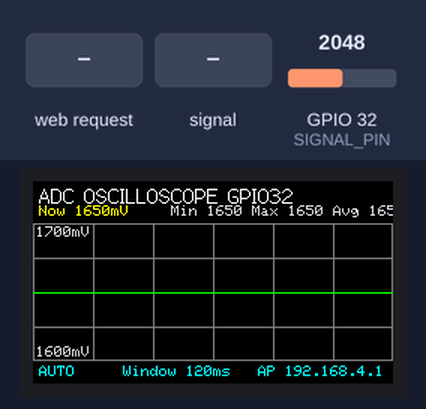
Simulated run of this sketch. Board: ESP32. On the bench: 240×135 colour display. Inputs (shaded band) come from the test bench; at power-on: GPIO 32 (SIGNAL_PIN) = 2048 (analog values on the 0–4095 scale). What the sketch prints to the serial monitor is not drawn.

Above: at 1.6 s.
1.7 s: HTTP request GET /set?autoscale=0 received
At 3.0 s:
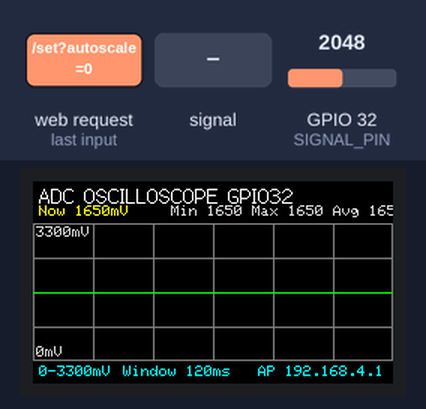
3.4 s: GPIO 32 (SIGNAL_PIN) fed a 200 Hz sine of ±327 counts around its level
At 4.06 s:
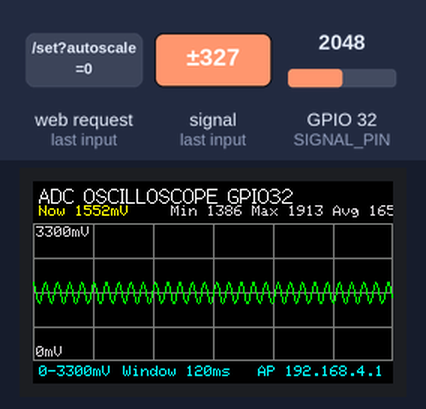
5.2 s: GPIO 32 (SIGNAL_PIN) set to 2866
At 6.3 s:
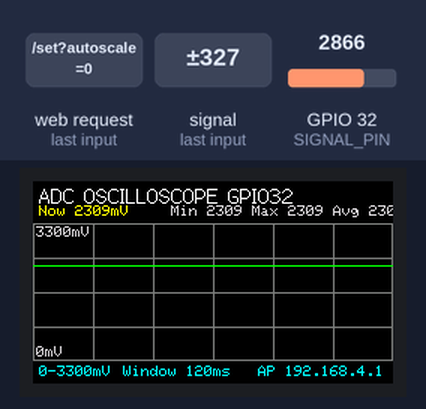
6.9 s: GPIO 32 (SIGNAL_PIN) fed a 1000 Hz sine of ±1023 counts around its level
At 7.55 s:
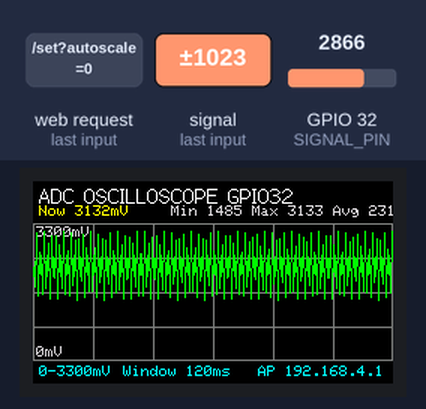
8.7 s: GPIO 32 (SIGNAL_PIN) set to 3340
At 9.7 s:
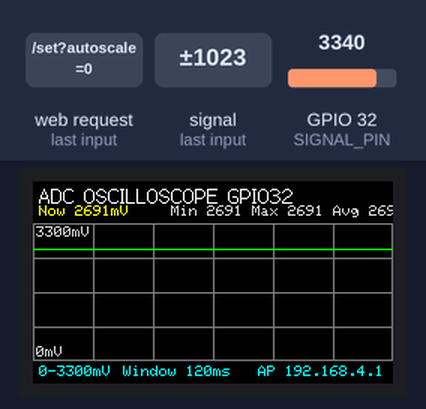
10.4 s: HTTP request GET /set?autoscale=1 received
At 11.7 s:
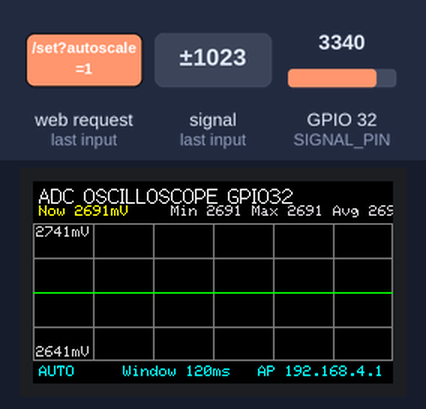
Timing chart, 0 to 13.2 s (numbered marks = the images above; inputs shaded):
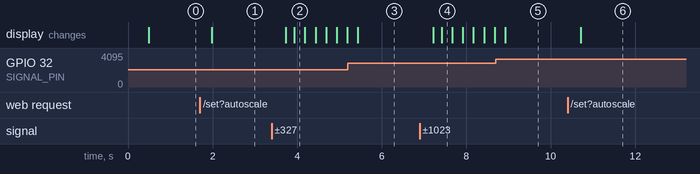

Measured:
- after the input at 1.7 s, the display: changes after 0.28 s (image 1)
- after the input at 3.4 s, the display: first changes after 0.33 s (image 2 shows a later state)
- after the input at 6.9 s, the display: first changes after 0.32 s (image 4 shows a later state)
- after the input at 10.4 s, the display: changes after 0.31 s (image 6)

The sketch:

pulseReader.ino.ino
```cpp
#include <WiFi.h>
#include <WebServer.h>
#include <TFT_eSPI.h>
#include <SPI.h>

// ----------------------
// WiFi AP config
// ----------------------
const char *AP_SSID = "CarRadio";
const char *AP_PASSWORD = "carradio123";

// ----------------------
// Screen config
// ----------------------
static const int SCREEN_W = 240;
static const int SCREEN_H = 135;

// ----------------------
// ADC input config
// ----------------------
static const int SIGNAL_PIN = 32;

// Use ADC_11db so spikes up toward 3.3V are visible.
// If you only care about the tiny 0-500mV steering signal,
// ADC_0db gives better low-voltage detail but may hide/clamp large spikes.
static const adc_attenuation_t ADC_ATTENUATION = ADC_11db;

// ----------------------
// Oscilloscope config
// ----------------------
static const int SAMPLE_COUNT = 240;          // one x-pixel per sample
static const int SAMPLE_INTERVAL_US = 500;    // 500us = 0.5ms per sample
                                             // 240 samples = 120ms window

static const int GRAPH_X = 0;
static const int GRAPH_Y = 28;
static const int GRAPH_W = 240;
static const int GRAPH_H = 92;

// Display modes
bool autoScale = true;
int manualScaleMaxMv = 3300;

// ----------------------
// Runtime state
// ----------------------
TFT_eSPI tft = TFT_eSPI();
TFT_eSprite spr = TFT_eSprite(&tft);
WebServer server(80);

int samplesMv[SAMPLE_COUNT];

int minMv = 9999;
int maxMv = 0;
int avgMv = 0;
int latestMv = 0;

unsigned long captureCount = 0;
unsigned long lastScreenMs = 0;
static const unsigned long SCREEN_INTERVAL_MS = 100;

// ----------------------
// Helpers
// ----------------------
int clampInt(int value, int low, int high) {
  if (value < low) return low;
  if (value > high) return high;
  return value;
}

String boolJson(bool value) {
  return value ? "true" : "false";
}

void resetStats() {
  minMv = 9999;
  maxMv = 0;
  avgMv = 0;
  latestMv = 0;
}

void captureSamples() {
  resetStats();

  long total = 0;

  for (int i = 0; i < SAMPLE_COUNT; i++) {
    int mv = analogReadMilliVolts(SIGNAL_PIN);

    samplesMv[i] = mv;
    latestMv = mv;

    if (mv < minMv) minMv = mv;
    if (mv > maxMv) maxMv = mv;

    total += mv;

    delayMicroseconds(SAMPLE_INTERVAL_US);
  }

  avgMv = total / SAMPLE_COUNT;
  captureCount++;
}

int mvToY(int mv, int scaleMinMv, int scaleMaxMv) {
  if (scaleMaxMv <= scaleMinMv) {
    scaleMaxMv = scaleMinMv + 1;
  }

  mv = clampInt(mv, scaleMinMv, scaleMaxMv);

  float normalized = (float)(mv - scaleMinMv) / (float)(scaleMaxMv - scaleMinMv);

  // Higher voltage should draw higher on screen, so invert Y.
  int y = GRAPH_Y + GRAPH_H - 1 - (int)(normalized * (GRAPH_H - 1));

  return clampInt(y, GRAPH_Y, GRAPH_Y + GRAPH_H - 1);
}

void drawGrid(int scaleMinMv, int scaleMaxMv) {
  spr.drawRect(GRAPH_X, GRAPH_Y, GRAPH_W, GRAPH_H, TFT_DARKGREY);

  // Horizontal grid lines
  for (int i = 1; i < 4; i++) {
    int y = GRAPH_Y + (GRAPH_H * i) / 4;
    spr.drawFastHLine(GRAPH_X, y, GRAPH_W, TFT_DARKGREY);
  }

  // Vertical grid lines
  for (int i = 1; i < 6; i++) {
    int x = GRAPH_X + (GRAPH_W * i) / 6;
    spr.drawFastVLine(x, GRAPH_Y, GRAPH_H, TFT_DARKGREY);
  }

  // Scale labels
  spr.setTextColor(TFT_LIGHTGREY, TFT_BLACK);
  spr.setTextSize(1);
  spr.drawString(String(scaleMaxMv) + "mV", 2, GRAPH_Y + 2, 1);
  spr.drawString(String(scaleMinMv) + "mV", 2, GRAPH_Y + GRAPH_H - 10, 1);
}

void drawWaveform(int scaleMinMv, int scaleMaxMv) {
  for (int i = 1; i < SAMPLE_COUNT; i++) {
    int x0 = i - 1;
    int x1 = i;

    int y0 = mvToY(samplesMv[i - 1], scaleMinMv, scaleMaxMv);
    int y1 = mvToY(samplesMv[i], scaleMinMv, scaleMaxMv);

    spr.drawLine(x0, y0, x1, y1, TFT_GREEN);
  }
}

void renderScreen() {
  spr.fillSprite(TFT_BLACK);

  spr.setTextSize(1);
  spr.setTextColor(TFT_WHITE, TFT_BLACK);
  spr.drawString("ADC OSCILLOSCOPE GPIO32", 4, 2, 2);

  spr.setTextColor(TFT_YELLOW, TFT_BLACK);
  spr.drawString("Now " + String(latestMv) + "mV", 4, 16, 1);

  spr.setTextColor(TFT_LIGHTGREY, TFT_BLACK);
  spr.drawString("Min " + String(minMv) + " Max " + String(maxMv) + " Avg " + String(avgMv), 92, 16, 1);

  int scaleMinMv = 0;
  int scaleMaxMv = manualScaleMaxMv;

  if (autoScale) {
    int padding = 50;
    scaleMinMv = minMv - padding;
    scaleMaxMv = maxMv + padding;

    if (scaleMinMv < 0) scaleMinMv = 0;
    if (scaleMaxMv < 100) scaleMaxMv = 100;
    if (scaleMaxMv > 3300) scaleMaxMv = 3300;
  }

  drawGrid(scaleMinMv, scaleMaxMv);
  drawWaveform(scaleMinMv, scaleMaxMv);

  spr.setTextColor(TFT_CYAN, TFT_BLACK);
  spr.drawString(autoScale ? "AUTO" : "0-3300mV", 4, 123, 1);
  spr.drawString("Window " + String((SAMPLE_COUNT * SAMPLE_INTERVAL_US) / 1000) + "ms", 60, 123, 1);
  spr.drawString("AP 192.168.4.1", 150, 123, 1);

  spr.pushSprite(0, 0);
}

// ----------------------
// Web UI
// ----------------------
String jsonState() {
  String json = "{";

  json += "\"latest_mv\":" + String(latestMv) + ",";
  json += "\"min_mv\":" + String(minMv) + ",";
  json += "\"max_mv\":" + String(maxMv) + ",";
  json += "\"avg_mv\":" + String(avgMv) + ",";
  json += "\"sample_count\":" + String(SAMPLE_COUNT) + ",";
  json += "\"sample_interval_us\":" + String(SAMPLE_INTERVAL_US) + ",";
  json += "\"window_ms\":" + String((SAMPLE_COUNT * SAMPLE_INTERVAL_US) / 1000) + ",";
  json += "\"auto_scale\":" + boolJson(autoScale) + ",";
  json += "\"capture_count\":" + String(captureCount) + ",";
  json += "\"samples\":[";

  for (int i = 0; i < SAMPLE_COUNT; i++) {
    if (i > 0) json += ",";
    json += String(samplesMv[i]);
  }

  json += "]}";

  return json;
}

String htmlPage() {
  String html = R"rawliteral(
<!doctype html>
<html>
<head>
  <meta charset="utf-8">
  <title>ESP32 ADC Oscilloscope</title>
  <meta name="viewport" content="width=device-width, initial-scale=1">
  <style>
    body {
      font-family: system-ui, sans-serif;
      background: #111;
      color: #eee;
      margin: 20px;
    }
    .card {
      background: #1b1b1b;
      border: 1px solid #333;
      border-radius: 12px;
      padding: 16px;
      max-width: 760px;
      margin-bottom: 16px;
    }
    canvas {
      width: 100%;
      max-width: 720px;
      height: 280px;
      background: #050505;
      border: 1px solid #444;
      border-radius: 8px;
    }
    .row {
      display: flex;
      gap: 18px;
      flex-wrap: wrap;
      font-size: 1.1rem;
    }
    .value {
      color: #7CFF7C;
      font-weight: 700;
    }
    button {
      padding: 8px 12px;
      font-size: 1rem;
      border-radius: 8px;
      border: 1px solid #555;
      background: #2b2b2b;
      color: #eee;
    }
  </style>
</head>
<body>
  <h1>ESP32 ADC Oscilloscope</h1>

  <div class="card">
    <canvas id="scope" width="720" height="280"></canvas>
  </div>

  <div class="card">
    <div class="row">
      <div>Latest: <span id="latest" class="value">-</span></div>
      <div>Min: <span id="min" class="value">-</span></div>
      <div>Max: <span id="max" class="value">-</span></div>
      <div>Avg: <span id="avg" class="value">-</span></div>
      <div>Window: <span id="window" class="value">-</span></div>
    </div>
    <p>
      <button onclick="toggleScale()">Toggle auto scale</button>
      <span id="scaleMode"></span>
    </p>
  </div>

<script>
let autoScale = true;

function yForMv(mv, minMv, maxMv, h) {
  if (maxMv <= minMv) maxMv = minMv + 1;
  mv = Math.max(minMv, Math.min(maxMv, mv));
  const n = (mv - minMv) / (maxMv - minMv);
  return h - (n * h);
}

function drawScope(samples, minMv, maxMv, autoScaleMode) {
  const canvas = document.getElementById('scope');
  const ctx = canvas.getContext('2d');
  const w = canvas.width;
  const h = canvas.height;

  ctx.clearRect(0, 0, w, h);

  ctx.fillStyle = '#050505';
  ctx.fillRect(0, 0, w, h);

  let scaleMin = 0;
  let scaleMax = 3300;

  if (autoScaleMode) {
    scaleMin = Math.max(0, minMv - 50);
    scaleMax = Math.min(3300, maxMv + 50);
    if (scaleMax < 100) scaleMax = 100;
  }

  // Grid
  ctx.strokeStyle = '#333';
  ctx.lineWidth = 1;

  for (let i = 1; i < 4; i++) {
    const y = (h * i) / 4;
    ctx.beginPath();
    ctx.moveTo(0, y);
    ctx.lineTo(w, y);
    ctx.stroke();
  }

  for (let i = 1; i < 8; i++) {
    const x = (w * i) / 8;
    ctx.beginPath();
    ctx.moveTo(x, 0);
    ctx.lineTo(x, h);
    ctx.stroke();
  }

  // Labels
  ctx.fillStyle = '#aaa';
  ctx.font = '12px system-ui';
  ctx.fillText(scaleMax + ' mV', 8, 16);
  ctx.fillText(scaleMin + ' mV', 8, h - 8);

  // Wave
  ctx.strokeStyle = '#65ff65';
  ctx.lineWidth = 2;
  ctx.beginPath();

  samples.forEach((mv, i) => {
    const x = (i / (samples.length - 1)) * w;
    const y = yForMv(mv, scaleMin, scaleMax, h);
    if (i === 0) ctx.moveTo(x, y);
    else ctx.lineTo(x, y);
  });

  ctx.stroke();
}

async function refresh() {
  const res = await fetch('/state');
  const s = await res.json();

  document.getElementById('latest').textContent = s.latest_mv + ' mV';
  document.getElementById('min').textContent = s.min_mv + ' mV';
  document.getElementById('max').textContent = s.max_mv + ' mV';
  document.getElementById('avg').textContent = s.avg_mv + ' mV';
  document.getElementById('window').textContent = s.window_ms + ' ms';
  document.getElementById('scaleMode').textContent = autoScale ? 'Auto scale' : 'Fixed 0-3300 mV';

  drawScope(s.samples, s.min_mv, s.max_mv, autoScale);
}

function toggleScale() {
  autoScale = !autoScale;
  refresh();
}

setInterval(refresh, 300);
refresh();
</script>
</body>
</html>
)rawliteral";

  return html;
}

void handleRoot() {
  server.send(200, "text/html", htmlPage());
}

void handleState() {
  server.send(200, "application/json", jsonState());
}

void handleSet() {
  if (server.hasArg("autoscale")) {
    autoScale = server.arg("autoscale").toInt() != 0;
  }

  server.send(200, "application/json", jsonState());
}

// ----------------------
// Setup / loop
// ----------------------
void setup() {
  Serial.begin(115200);

  pinMode(SIGNAL_PIN, INPUT);
  analogReadResolution(12);
  analogSetPinAttenuation(SIGNAL_PIN, ADC_ATTENUATION);

  for (int i = 0; i < SAMPLE_COUNT; i++) {
    samplesMv[i] = 0;
  }

  tft.init();
  tft.setRotation(1);

  spr.setColorDepth(16);
  spr.createSprite(SCREEN_W, SCREEN_H);
  spr.fillSprite(TFT_BLACK);
  spr.pushSprite(0, 0);

  WiFi.mode(WIFI_AP);
  WiFi.softAP(AP_SSID, AP_PASSWORD);

  IPAddress ip = WiFi.softAPIP();
  Serial.print("AP IP address: ");
  Serial.println(ip);

  server.on("/", handleRoot);
  server.on("/state", handleState);
  server.on("/set", handleSet);
  server.begin();

  captureSamples();
  renderScreen();
}

void loop() {
  captureSamples();

  server.handleClient();

  unsigned long now = millis();
  if (now - lastScreenMs >= SCREEN_INTERVAL_MS) {
    lastScreenMs = now;
    renderScreen();
  }

  delay(5);
}
```
